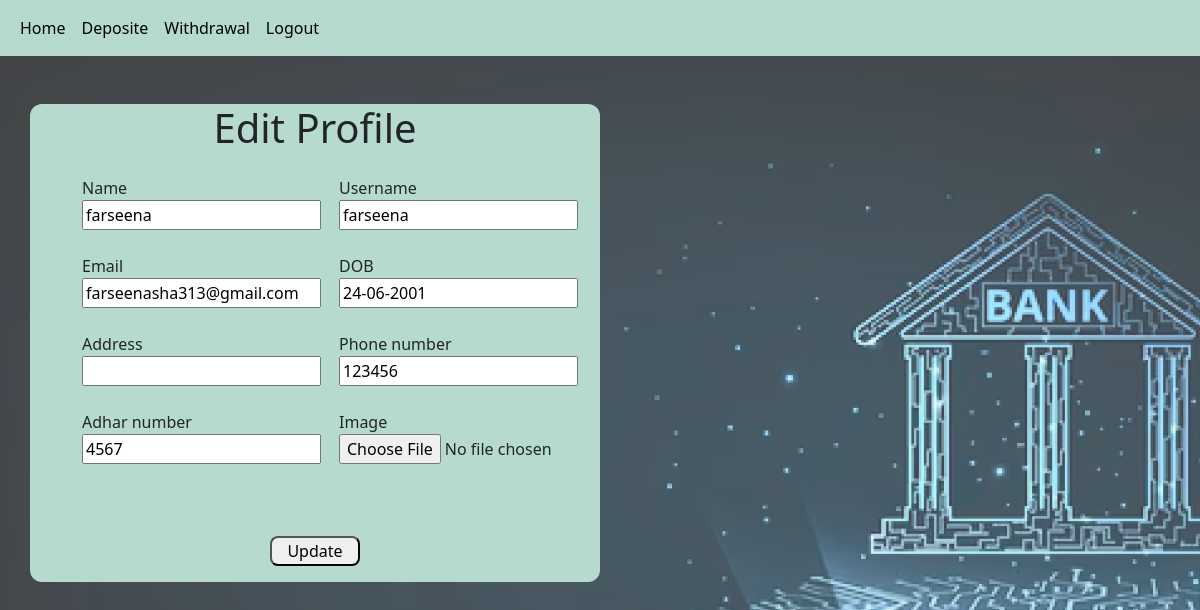
Before: /edit_profile (signed in) with the older database file.
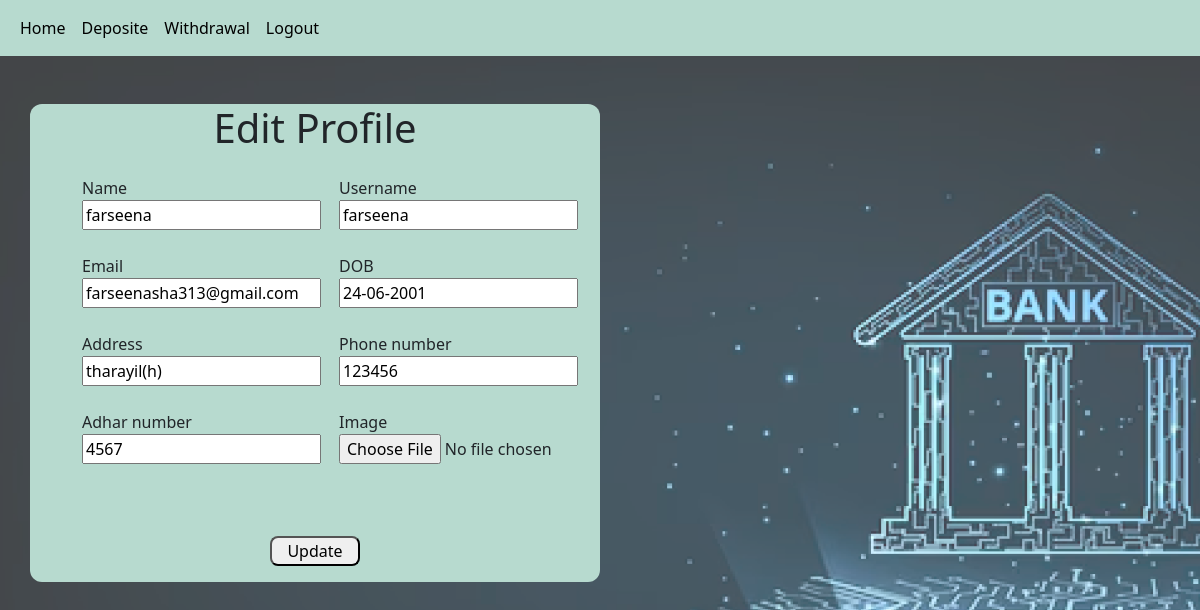
After: the same page with the newer database file.
### app1/models.py (models this page shows)
class Customs(AbstractUser):
    account_no = models.IntegerField(null=True,blank=True)
    bank = models.CharField(max_length=50)
    branch = models.CharField(max_length=50)
    ifsc_code = models.IntegerField(null=True,blank=True)
    pincode = models.IntegerField(null=True,blank=True)
    acnt_no = models.IntegerField(null=True,blank=True)
    amount = models.IntegerField(null=True,blank=True)
    phone_no = models.IntegerField(null=True,blank=True)
    address = models.CharField(max_length=50)
    adhar_no = models.IntegerField(null=True,blank=True)
    pancard_no = models.IntegerField(null=True,blank=True)
    image = models.FileField()
    dob = models.CharField(max_length=50)
    user_type = models.CharField(max_length=50)

### app1/views.py (the view)
# urls.py: path('edit_profile',views.edit_profile),
def edit_profile(request):
    data = Customs.objects.get(id=request.user.id)
    if request.method == "POST":
        data.first_name = request.POST['first_name']
        data.email =  request.POST['email']
        data.address =  request.POST['address']
        data.adhar_no =  request.POST['adhar_no']
        data.username =  request.POST['username']
        data.dob =  request.POST['dob']
        data.phone_no =  request.POST['phone_no']
        if 'image' in request.FILES:
            data.image =  request.FILES['image']
        data.save()
        return redirect(user_profile)
    else:
        return render(request,'user/edit_profile.html',{'data':data})

### template/user/edit_profile.html (shortened to what this page needs)
<html lang="en">
<head>
    {% load static %}
    <link href="https://cdn.jsdelivr.net/npm/bootstrap@5.3.3/dist/css/bootstrap.min.css" rel="stylesheet">
</head>
<body>
    <div class="mainav">
      <nav class="navbar navbar-expand-lg  mainav">
        <div class="container-fluid">
          <div class="collapse navbar-collapse" id="navbarNavAltMarkup">
            <div class="navbar-nav">
              <a class="nav-link active" aria-current="page" href="user_home">Home</a>
              <a class="nav-link active" aria-current="page" href="deposite">Deposite</a>
              <a class="nav-link active" aria-current="page" href="withraw">Withdrawal</a>
              <a class="nav-link active" aria-current="page" href="userlogout">Logout</a>
            </div>
          </div>
        </div>
      </nav>
    </div>
    <div class="container">
      <div class="row">
      <div style="background-color: #B7DACF;border-radius: 12px;" class="col-6 mt-5 ">
        <div>
            <h1 class="text-center">Edit Profile</h1>
            <form action="edit_profile" method="post" enctype="multipart/form-data">
                <div class="containerpt-5 pb-5 ms-4 mt p-3 ">
                    <div class="row">
                      <div class="col-6">
                        <label>Name</label><br>
                        <input type="text" name="first_name" value="{{ data.first_name }}"><br><br>
                        <label>Email</label><br>
                        <input type="email" name="email" value="{{ data.email }}"><br><br>
                        <label>Address</label><br>
                        <input type="text" name="address" value="{{ data.address }}"><br><br>
                        <label>Adhar number</label><br>
                        <input type="number" name="adhar_no" value="{{ data.adhar_no }}"><br><br>
                      </div>
                      <div class="col-6 ">
                        <label>Username</label><br>
                        <input type="text" name="username" value="{{ data.username }}"><br><br>
                        <label>DOB</label><br>
                        <input type="text" name="dob" value="{{ data.dob }}"><br><br>
                        <label>Phone number</label><br>
                        <input type="number" name="phone_no" value="{{ data.phone_no }}"><br><br>
                        <label>Image</label><br>
                        <input type="file" name="image" value="{{ data.image }}">
                      </div>
                    </div>
                </div>
                <div class="text-center">
                    <input style="padding-left:15px;padding-right:15px;border-radius: 8px;"  type="submit" value="Update">
                </div>
            </form>
        </div>
      </div>
      </div>
    </div>
</body>
</html>

Changed rows visible on the page:
changed Customs "farseena": address (not shown) → "tharayil(h)"
